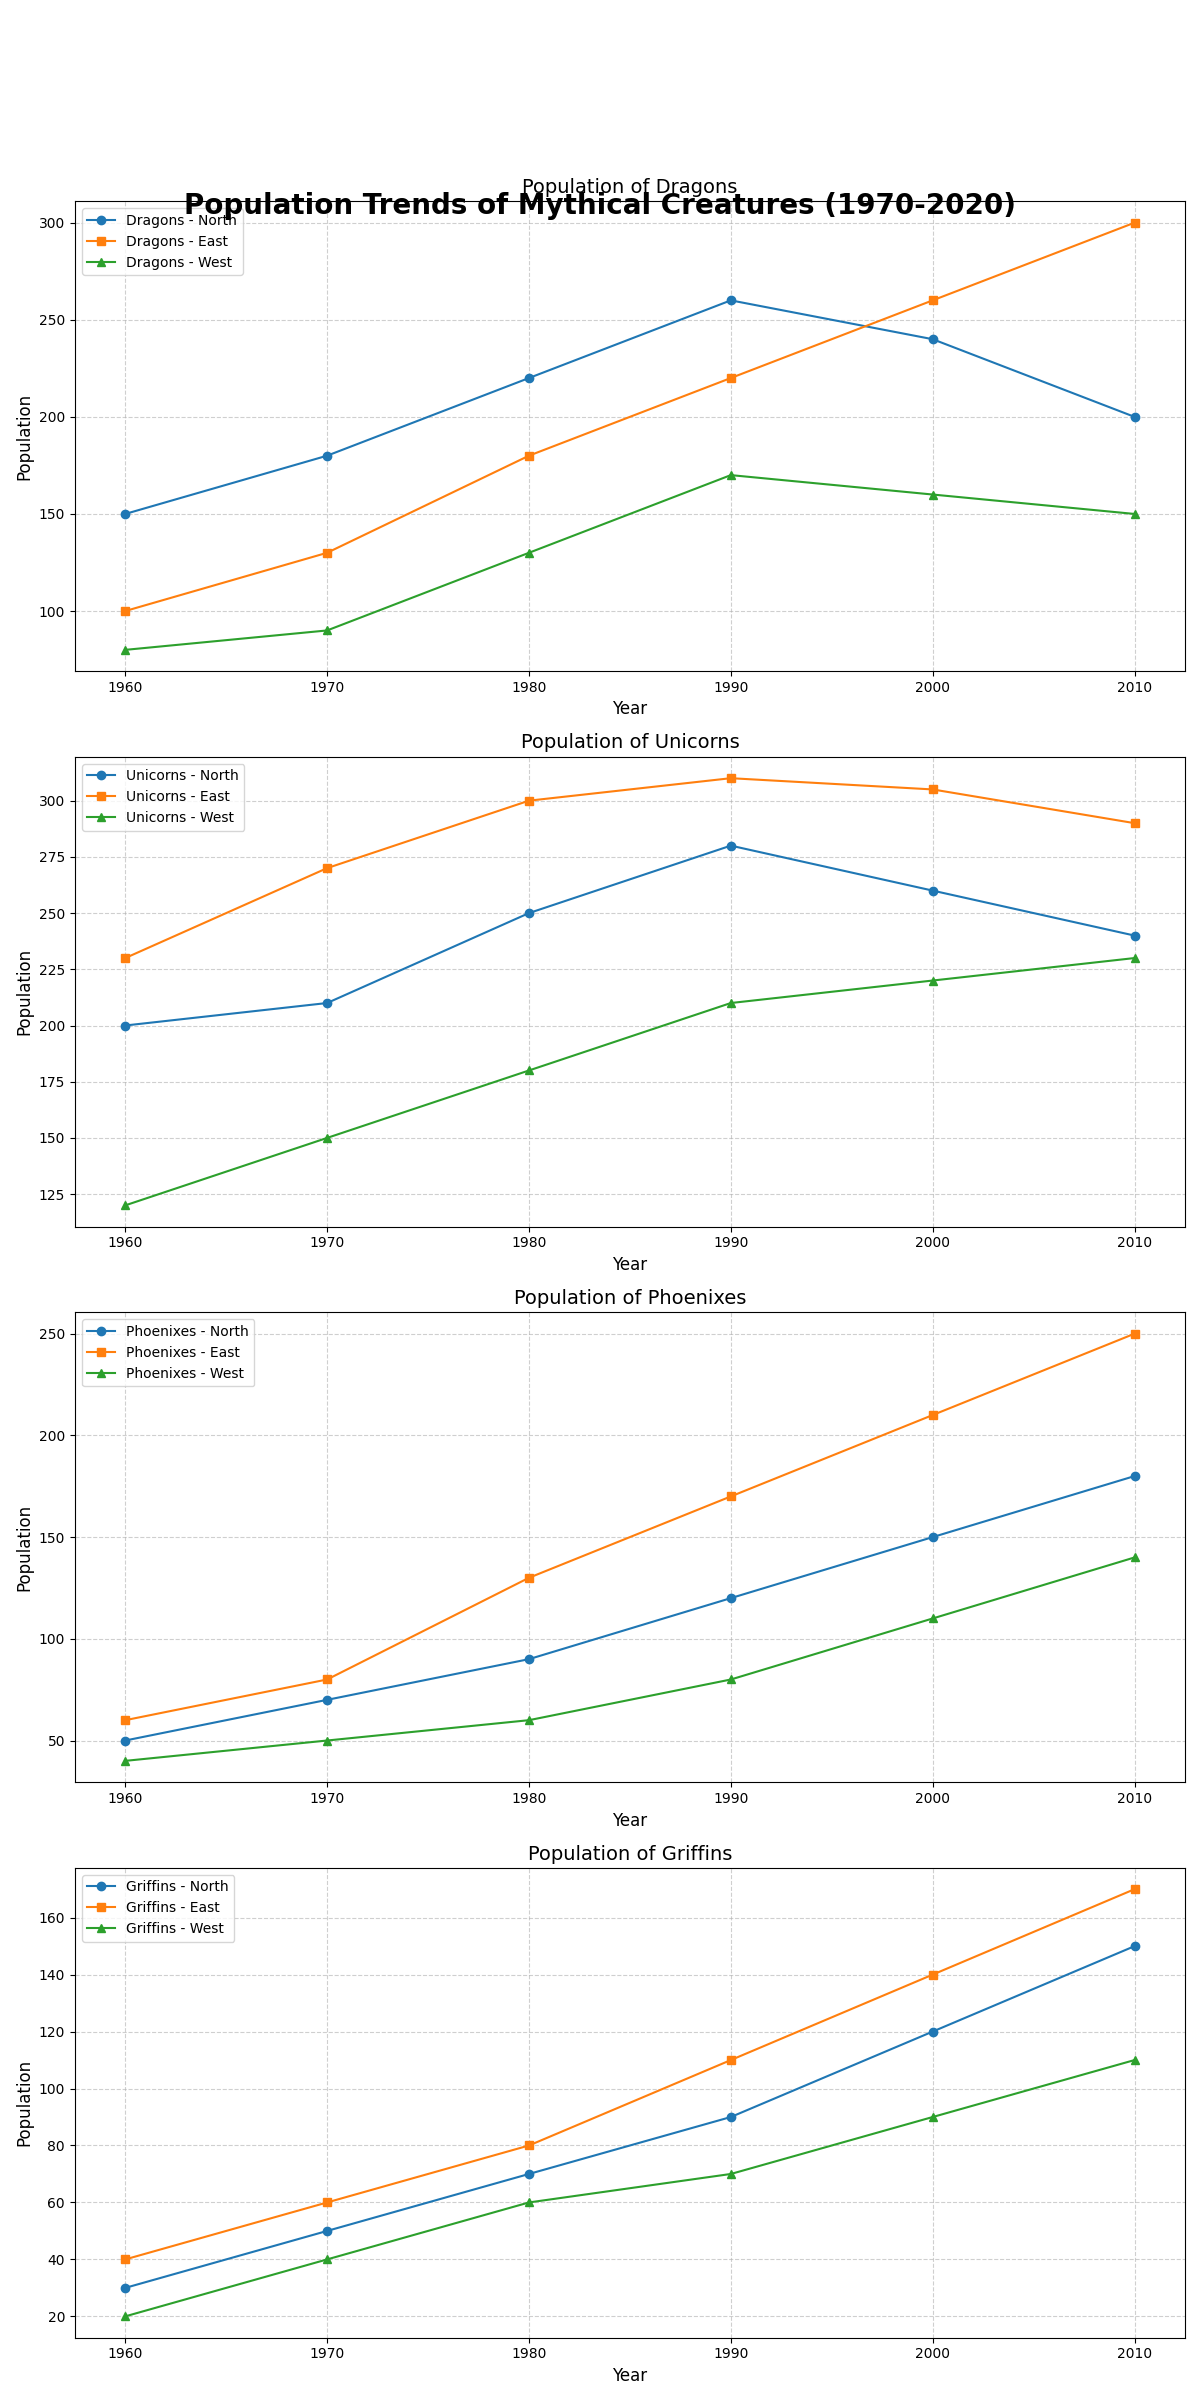

This chart was generated by the following Python code:
import matplotlib.pyplot as plt
import numpy as np

# Time span in years
years = np.arange(1960, 2020, 10)

# Population data for Dragons in various regions
dragons_north = [150, 180, 220, 260, 240, 200]
dragons_east = [100, 130, 180, 220, 260, 300]
dragons_west = [80, 90, 130, 170, 160, 150]

# Population data for Unicorns in various regions
unicorns_north = [200, 210, 250, 280, 260, 240]
unicorns_east = [230, 270, 300, 310, 305, 290]
unicorns_west = [120, 150, 180, 210, 220, 230]

# Population data for Phoenixes in various regions
phoenixes_north = [50, 70, 90, 120, 150, 180]
phoenixes_east = [60, 80, 130, 170, 210, 250]
phoenixes_west = [40, 50, 60, 80, 110, 140]

# Additional Population data for Griffins in various regions
griffins_north = [30, 50, 70, 90, 120, 150]
griffins_east = [40, 60, 80, 110, 140, 170]
griffins_west = [20, 40, 60, 70, 90, 110]

# Function to create plots for a creature across regions
def plot_creature(ax, years, data_north, data_east, data_west, creature_name):
    ax.plot(years, data_north, label=f'{creature_name} - North', marker='o')
    ax.plot(years, data_east, label=f'{creature_name} - East', marker='s')
    ax.plot(years, data_west, label=f'{creature_name} - West', marker='^')
    ax.set_title(f'Population of {creature_name}', fontsize=14)
    ax.set_xlabel('Year', fontsize=12)
    ax.set_ylabel('Population', fontsize=12)
    ax.legend(loc='upper left', fontsize=10)
    ax.grid(True, linestyle='--', alpha=0.6)

# Set up the figure with 4x1 subplots
fig, axes = plt.subplots(4, 1, figsize=(12, 24))

# Plot each creature using the function
plot_creature(axes[0], years, dragons_north, dragons_east, dragons_west, 'Dragons')
plot_creature(axes[1], years, unicorns_north, unicorns_east, unicorns_west, 'Unicorns')
plot_creature(axes[2], years, phoenixes_north, phoenixes_east, phoenixes_west, 'Phoenixes')
plot_creature(axes[3], years, griffins_north, griffins_east, griffins_west, 'Griffins')

# Main title and layout adjustments
fig.suptitle('Population Trends of Mythical Creatures (1970-2020)', fontsize=20, fontweight='bold', y=0.92)
plt.tight_layout(rect=[0, 0, 1, 0.95])

# Display the plot
plt.show()
